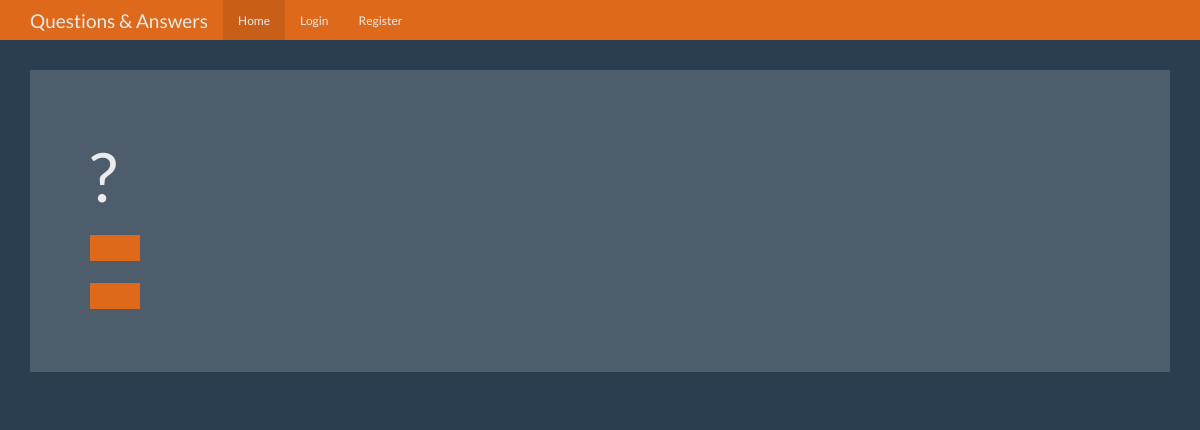
The app's page /question/6, older data.
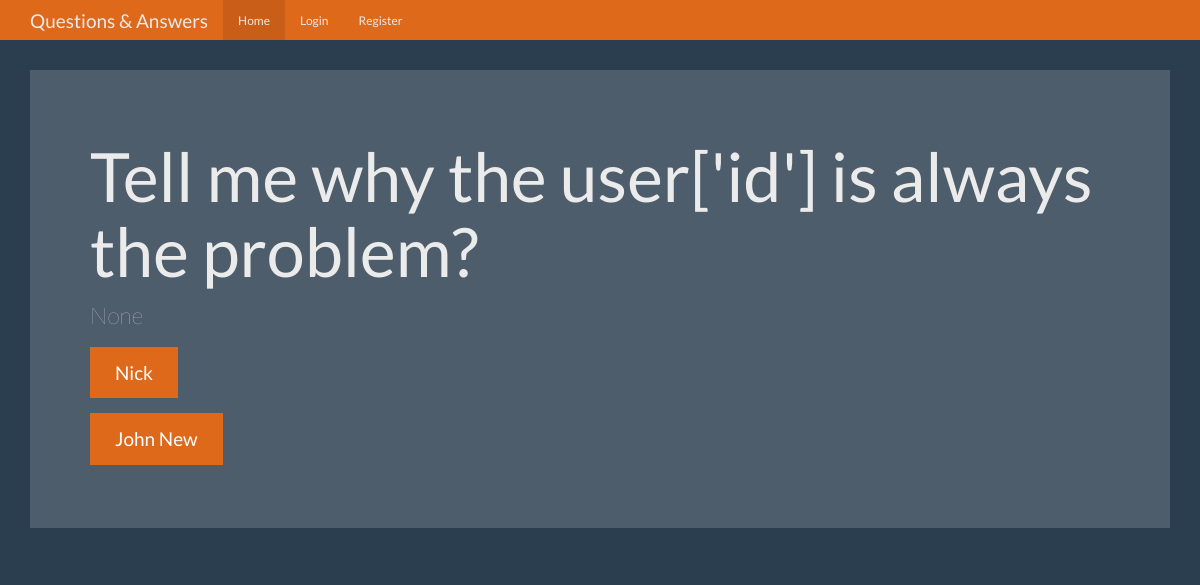
The same page, newer data.
### tables this page shows
CREATE TABLE questions (
    id integer primary key,
    question_text text not null,
    answer_text text,
    asked_by_id integer not null,
    expert_id integer not null
);

CREATE TABLE users (
    id integer primary key,
    name text not null,
    password text not null,
    expert boolean not null,
    admin boolean not null 
);

### app.py (the view)
@app.route('/question/<question_id>')
def question(question_id):
    user = get_current_user()
    db=get_db()
    questions_cur = db.execute('select questions.question_text, questions.answer_text, askers.name as asker_name, experts.name as expert_name from questions join \
        users as askers on askers.id = questions.asked_by_id join users as experts on experts.id = questions.expert_id where questions.id = ?', [question_id])
    questions_result = questions_cur.fetchone()
    return render_template('question.html', user=user, questions=questions_result)

### app.py (called while the page is built)
def get_current_user():
    user_result = None
    if 'user' in session:
        user = session['user']
        db = get_db()
        user_cur = db.execute('select id, name, password, expert, admin from users where name = ?', [user])
        user_result = user_cur.fetchone()
    return user_result

### database.py (called while the page is built)
def connect_db():
    sql = sqlite3.connect('C:/Users/broersma/Documents/questions_app/questions.db')
    sql.row_factory = sqlite3.Row
    return sql

def get_db():
    if not hasattr(g, 'sqlite_db'):
        g.sqlite_db = connect_db()
    return g.sqlite_db

### templates/question.html
{% extends 'base.html' %}
{% block body %}
    <div class="container theme-showcase" role="main">
      <div class="jumbotron">
        <h1>{{ questions['question_text']}}?</h1>
        <p>{{ questions['answer_text']}}</p>
        <p><a class="btn btn-primary btn-lg">{{ questions['asker_name']}}</a></p>
        <p><a class="btn btn-primary btn-lg">{{ questions['expert_name']}}</a></p>
      </div>
    </div>
{% endblock %}

Row changes from the older to the newer data that the page shows:
added questions: question_text "Tell me why the user['id'] is always the problem"
added users: asker_name "Nick"
now on this page (row unchanged): users: expert_name "John New"
Text that changed along with them:
{{ questions['answer_text'] }}: (not shown) → "None"
